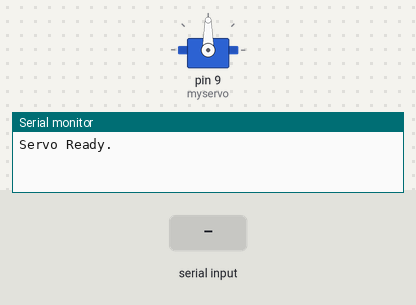
The program below on a simulated Arduino Uno, built with avr-gcc and run on an emulated ATmega328P. Shown: servo, the last lines printed to the serial monitor. The inputs (shaded band) are chosen by the test bench.

Above: at 1.2 s.
1.3 s: "30,150\n" received over Serial
At 2.0 s:
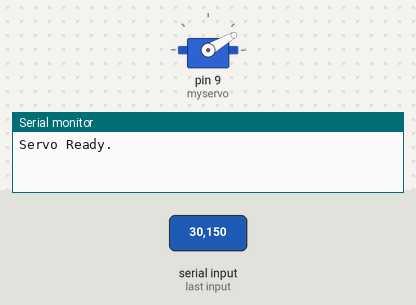
2.8 s: "5\n" received over Serial
At 4.5 s:
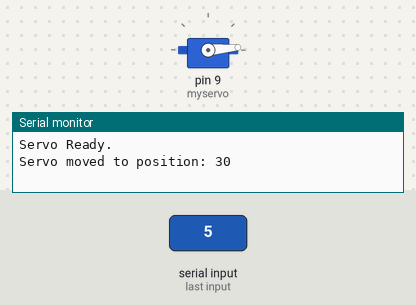
4.8 s: "90,45\n" received over Serial
At 6.3 s:
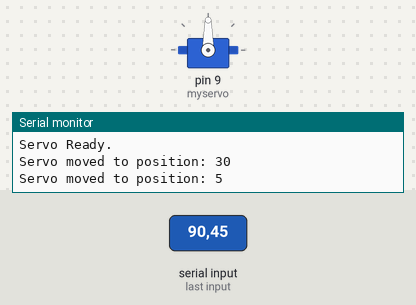
Timing chart, 0 to 7.8 s (numbered marks = the images above; inputs shaded):
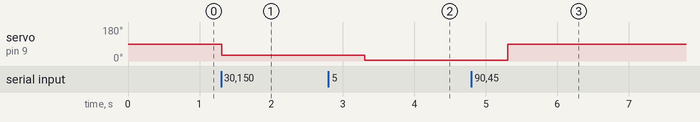

The program:

main.cpp
```cpp
#include <Arduino.h>
#include <Servo.h>

Servo myservo;
int dl = 2000;

void setup() {
  Serial.begin(9600);
  Serial.setTimeout(50);
  myservo.attach(9);
  Serial.println("Servo Ready.");  // attaches the servo on pin 9 to the servo object
  // put your setup code here, to run once:

}

void loop() {
  if(Serial.available()>0){
    String pos = Serial.readStringUntil('\n');
    int position = pos.toInt();
    if(position >= 0 && position <= 180){  // ensure the position is within the valid range
      myservo.write(position);
      delay(dl);  // wait for the servo to reach the position
      Serial.print("Servo moved to position: ");
      Serial.println(position);
    }
    else{
      Serial.println("ERR:ANGLE OUT OF RANGE");
      delay(dl);  // wait for a moment before the next read
    }
  }
}
```

Measured:
- after the input at 1.3 s, servo on pin 9 (myservo): 90° → 30° at once
- after the input at 2.8 s, servo on pin 9 (myservo): 30° → 5° after 0.51 s
- after the input at 4.8 s, servo on pin 9 (myservo): 5° → 90° after 0.51 s
